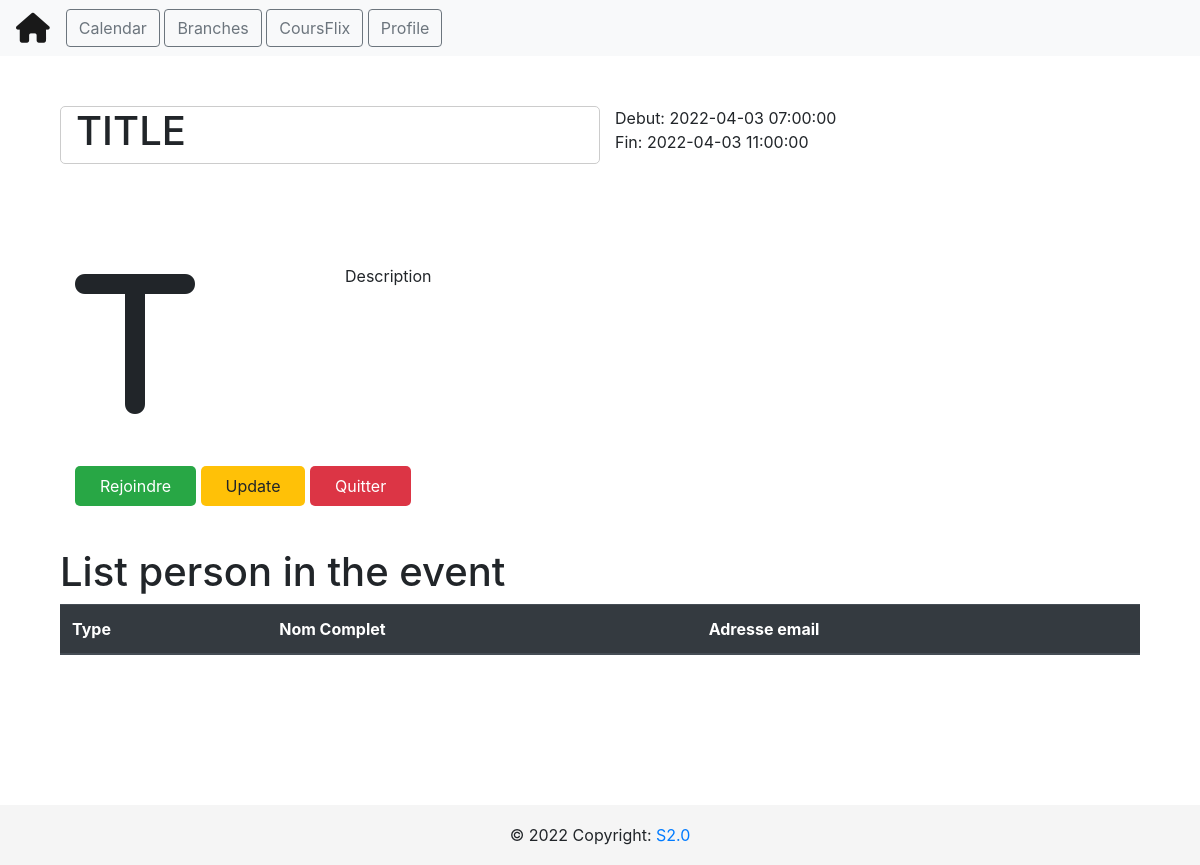
The page /calendar/event/1 on the database as committed earlier.
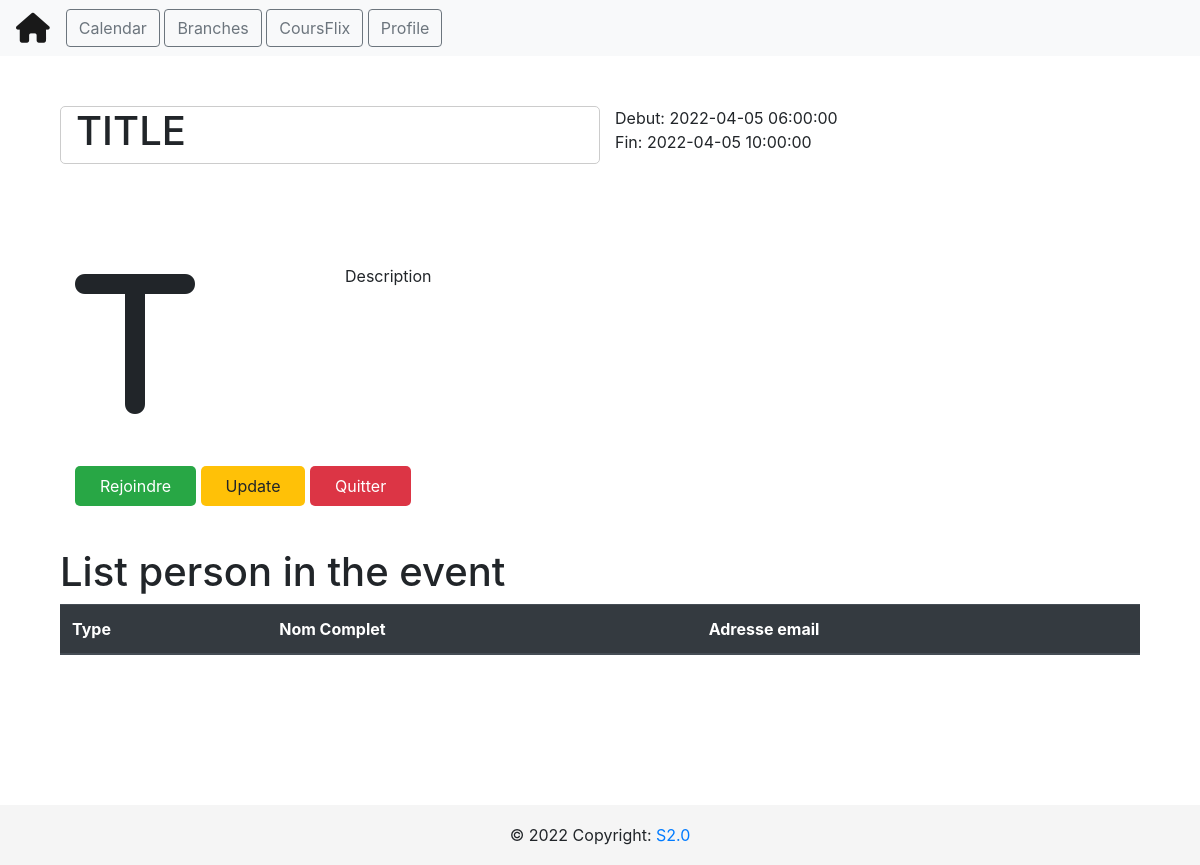
The same page on the database as committed later.
### tables this page shows
CREATE TABLE events (
                        event_id INTEGER NOT NULL, 
                        title VARCHAR(100), 
                        date_from INTEGER, 
                        date_to INTEGER, 
                        organizer INTEGER, event_description TEXT, category_id INTEGER, 
                        PRIMARY KEY (event_id)
                    );

### app.py (the view, shortened to what this page needs)
@api.route("/calendar/event/<int:id>")
def get_event(id):
    cursor = db.cursor()
    cursor.execute("SELECT * FROM events WHERE event_id = {}".format(id))
    rows = cursor.fetchall()
    event = rows
    cursor.execute("SELECT * FROM event_attendes WHERE event_id = {}".format(id))
    rows = cursor.fetchall()
    person_attendes = rows
    persons = []
    return render_template(
        "view_event.html",
        event={
            "event_id": event[0][0],
            "title": event[0][1],
            "start": event[0][2],
            "end": event[0][3],
            "organizer": event[0][4],
            "description": event[0][5],
            "category_id": event[0][6],
        },
        persons=persons,
    )

### templates/view_event.html (shortened to what this page needs)
{% extends "layout.html" %} {% block title %} {{event.title}} {% endblock %} {%
block head %} {{ super() }}
{% endblock %} {% block content %}
<section>
  <div class="container">
    <div class="row row-event event-header">
      <div class="col-md-6 event-title">
        <h1>{{event.title}}</h1>
      </div>
      <div class="col-md-6">
        <div class="row">
          <div class="col-md-12 event-date">Debut: {{event.start}}</div>
        </div>
        <div class="row">
          <div class="col-md-12 event-date">Fin: {{event.end}}</div>
        </div>
      </div>
    </div>
    <div class="row row-event">
      <div class="col-md-3 event-icon">
        <i class="fa-solid fa-{{event.title[0]|lower}} fa-10x"></i>
      </div>
      <div class="col-md-6 event-description">
        <div class="row">
          <div class="col-md-12">{{event.description}}</div>
        </div>
      </div>
    </div>
    <div class="row row-event">
      <div class="col-md-6">
        <a href="#" class="btn-event btn-success">Rejoindre</a>
        <a href="#" class="btn-event btn-warning" id="updater">Update</a>
        <a href="#" class="btn-event btn-danger">Quitter</a>
      </div>
    </div>
  </div>
</section>
<section>
  <div class="container">
    <div class="row">
      <div class="col-md-12">
        <h1>List person in the event</h1>
      </div>
    </div>
    <div class="row">
      <div class="col-md-12">
        <table class="table">
          <thead class="thead-dark">
            <th>Type</th>
            <th>Nom Complet</th>
            <th>Adresse email</th>
          </thead>
        </table>
      </div>
    </div>
  </div>
</section>
{% endblock %}

### templates/layout.html (shortened to what this page needs)
<!DOCTYPE html>
<html lang="en">
<head>
    {% block head %}
    <link rel="stylesheet" href="./css/profile.css">
    <link href="//netdna.bootstrapcdn.com/font-awesome/3.2.1/css/font-awesome.css" rel="stylesheet">
    <link rel="stylesheet" href="https://cdn.jsdelivr.net/npm/bootstrap@4.3.1/dist/css/bootstrap.min.css">
    {% endblock %}
</head>
<body>
    <nav class="navbar navbar-light bg-light">
        <form class="form-inline">
            <a href="/" class="navbar-brand navbar-left">
                <i class="fa fa-home fa-xl"></i>
            </a>
            <span>
                <a href="/calendar">
                    <button class="btn btn btn-outline-secondary" type="button">
                        Calendar
                    </button>
                </a>
                <a href="/courses">
                    <button class="btn btn btn-outline-secondary" type="button">
                        Branches
                    </button>
                </a>
                <a href="/cursusflix">
                    <button class="btn btn btn-outline-secondary" type="button">
                        CoursFlix
                    </button>
                </a>
                <a href="/profile">
                    <button class="btn btn btn-outline-secondary float" type="button">
                        Profile
                    </button>
                </a>
            </span>
        </form>
    </nav>
    <div class="container">
{% block content %}{% endblock %}
    </div>
    <footer class="footer">
        <div class="footer-copyright text-center">© 2022 Copyright:
          <a href="/">S2.0</a>
        </div>
      </footer>
</body>
</html>

### templates/css/profile.css (style rules this page uses)
body { color: #6F8BA4; margin-top:20px; }

### templates/layout.html (style rules this page uses)
footer { position: stick; bottom: 0; width: 100%; height: 60px; line-height: 60px; background-color: #f5f5f5; }
body { min-height: 100vh!important; }

### templates/view_event.html (style rules this page uses)
.row-event { margin: 50px auto; }
.event-title { border: 1px solid #ccc; border-radius: 5px; decoration: underline; }
.btn-event { min-width: 60px; padding: 10px 25px; border-radius: 5px; }
.table { margin-bottom: 150px; }

Rows that differ between the two databases and show on the page:
changed events "TITLE": start "2022-04-03 07:00:00" → "2022-04-05 06:00:00"; end "2022-04-03 11:00:00" → "2022-04-05 10:00:00"
